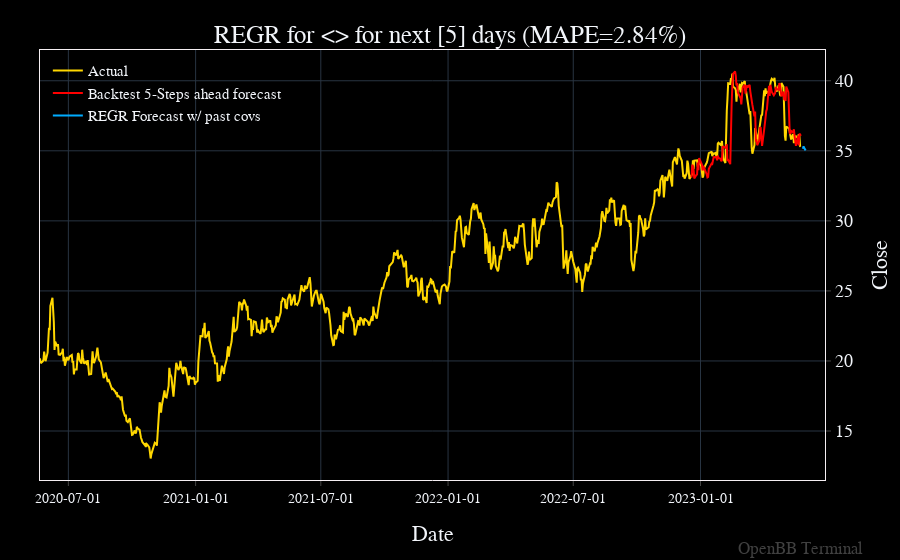
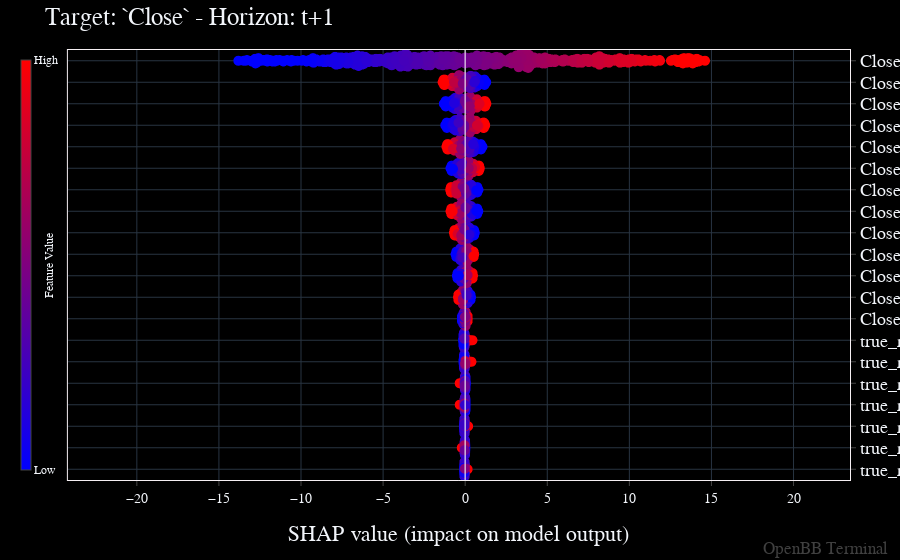

Source (notebook cell) for these figures, in order:
### Markdown cell above
<h1>2nd Tweet 30-05-2023</h1>

Average True Range is a useful volatility indicator that tracks the average of true ranges over a typical 14-day period. 

On the #OpenBB SDK, ATR data can make for a rather useful covariate to your forecast model. Check it out!

### Code cell
data = openbb.stocks.load("BP")
data = openbb.forecast.atr(data, close_column = 'Adj Close', high_column = 'High', low_column = 'Low')

openbb.forecast.regr_chart(data, target_column = "Close", past_covariates = 'true_range')

### Figure 1 — Plotly figure (JSON) as saved in the notebook; plotly's stock layout.template omitted (floating-point values rounded to 4 significant figures; data arrays with more than 128 entries replaced by an {"elided": "..."} marker saying what was removed)
{"data": [{"hovertemplate": "%{y}<extra></extra>", "line": {"color": "gold"}, "mode": "lines", "name": "Actual", "type": "scatter", "x": {"elided": "787 str values"}, "y": {"elided": "787 float values"}}, {"hovertemplate": "%{y}<extra></extra>", "line": {"color": "red"}, "mode": "lines", "name": "Backtest 5-Steps ahead forecast", "type": "scatter", "x": ["2022-12-19T00:00:00", "2022-12-20T00:00:00", "2022-12-21T00:00:00", "2022-12-22T00:00:00", "2022-12-23T00:00:00", "2022-12-26T00:00:00", "2022-12-27T00:00:00", "2022-12-28T00:00:00", "2022-12-29T00:00:00", "2022-12-30T00:00:00", "2023-01-02T00:00:00", "2023-01-03T00:00:00", "2023-01-04T00:00:00", "2023-01-05T00:00:00", "2023-01-06T00:00:00", "2023-01-09T00:00:00", "2023-01-10T00:00:00", "2023-01-11T00:00:00", "2023-01-12T00:00:00", "2023-01-13T00:00:00", "2023-01-16T00:00:00", "2023-01-17T00:00:00", "2023-01-18T00:00:00", "2023-01-19T00:00:00", "2023-01-20T00:00:00", "2023-01-23T00:00:00", "2023-01-24T00:00:00", "2023-01-25T00:00:00", "2023-01-26T00:00:00", "2023-01-27T00:00:00", "2023-01-30T00:00:00", "2023-01-31T00:00:00", "2023-02-01T00:00:00", "2023-02-02T00:00:00", "2023-02-03T00:00:00", "2023-02-06T00:00:00", "2023-02-07T00:00:00", "2023-02-08T00:00:00", "2023-02-09T00:00:00", "2023-02-10T00:00:00", "2023-02-13T00:00:00", "2023-02-14T00:00:00", "2023-02-15T00:00:00", "2023-02-16T00:00:00", "2023-02-17T00:00:00", "2023-02-20T00:00:00", "2023-02-21T00:00:00", "2023-02-22T00:00:00", "2023-02-23T00:00:00", "2023-02-24T00:00:00", "2023-02-27T00:00:00", "2023-02-28T00:00:00", "2023-03-01T00:00:00", "2023-03-02T00:00:00", "2023-03-03T00:00:00", "2023-03-06T00:00:00", "2023-03-07T00:00:00", "2023-03-08T00:00:00", "2023-03-09T00:00:00", "2023-03-10T00:00:00", "2023-03-13T00:00:00", "2023-03-14T00:00:00", "2023-03-15T00:00:00", "2023-03-16T00:00:00", "2023-03-17T00:00:00", "2023-03-20T00:00:00", "2023-03-21T00:00:00", "2023-03-22T00:00:00", "2023-03-23T00:00:00", "2023-03-24T00:00:00", "2023-03-27T00:00:00", "2023-03-28T00:00:00", "2023-03-29T00:00:00", "2023-03-30T00:00:00", "2023-03-31T00:00:00", "2023-04-03T00:00:00", "2023-04-04T00:00:00", "2023-04-05T00:00:00", "2023-04-06T00:00:00", "2023-04-07T00:00:00", "2023-04-10T00:00:00", "2023-04-11T00:00:00", "2023-04-12T00:00:00", "2023-04-13T00:00:00", "2023-04-14T00:00:00", "2023-04-17T00:00:00", "2023-04-18T00:00:00", "2023-04-19T00:00:00", "2023-04-20T00:00:00", "2023-04-21T00:00:00", "2023-04-24T00:00:00", "2023-04-25T00:00:00", "2023-04-26T00:00:00", "2023-04-27T00:00:00", "2023-04-28T00:00:00", "2023-05-01T00:00:00", "2023-05-02T00:00:00", "2023-05-03T00:00:00", "2023-05-04T00:00:00", "2023-05-05T00:00:00", "2023-05-08T00:00:00", "2023-05-09T00:00:00", "2023-05-10T00:00:00", "2023-05-11T00:00:00", "2023-05-12T00:00:00", "2023-05-15T00:00:00", "2023-05-16T00:00:00", "2023-05-17T00:00:00", "2023-05-18T00:00:00", "2023-05-19T00:00:00", "2023-05-22T00:00:00", "2023-05-23T00:00:00", "2023-05-24T00:00:00", "2023-05-25T00:00:00", "2023-05-26T00:00:00"], "xhoverformat": "%Y-%m-%d", "y": [33.1, 34.01, 33.93, 33.66, 33.03, 33.27, 33.32, 34.17, 33.62, 34.48, 34.21, 34.02, 33.59, 33.93, 33.82, 33.5, 33.31, 33.11, 33.14, 33.71, 33.99, 34.08, 34.06, 34.22, 34.54, 34.55, 34.51, 34.32, 34.66, 34.48, 34.43, 34.26, 34.34, 35.29, 35.31, 35.21, 35.26, 35.46, 34.27, 34.34, 34.05, 37.23, 38.33, 39.62, 40.49, 40.66, 40.36, 39.67, 39.83, 39.17, 38.86, 38.75, 38.31, 39.5, 39.5, 39.72, 39.08, 39.38, 39.67, 39.53, 39.7, 39.25, 38.84, 38.59, 38.28, 37.46, 37.81, 35.73, 35.74, 35.4, 35.71, 36.68, 36.64, 35.95, 35.35, 36.49, 37.29, 37.35, 37.82, 37.96, 39.64, 38.91, 39.72, 39.25, 39.21, 38.97, 39.05, 39.14, 39.57, 39.4, 39.36, 39.83, 39.66, 39.25, 38.88, 39.23, 38.7, 38.71, 38.56, 39.59, 39.18, 36.37, 36.27, 36.21, 36.43, 36.32, 36.54, 36.05, 35.54, 35.36, 36.06, 35.38, 36.21, 36.17, 36.06]}, {"hovertemplate": "%{y}<extra></extra>", "line": {"color": "#00ACFF", "width": 2}, "mode": "lines", "name": "REGR Forecast w/ past covs", "type": "scatter", "x": ["2023-05-29T00:00:00.000000000", "2023-05-30T00:00:00.000000000", "2023-05-31T00:00:00.000000000", "2023-06-01T00:00:00.000000000", "2023-06-02T00:00:00.000000000"], "y": [35.15, 35.32, 35.19, 35.12, 35.03]}], "layout": {"annotations": [{"font": {"color": "gray", "size": 17}, "opacity": 0.5, "text": "OpenBB Terminal", "x": 1, "xanchor": "right", "xref": "paper", "xshift": 40, "y": 0, "yanchor": "bottom", "yref": "paper", "yshift": -80}], "autosize": true, "bargap": 0, "bargroupgap": 0, "barmode": "overlay", "hoverdistance": 2, "legend": {"groupclick": "toggleitem", "orientation": "v", "tracegroupgap": 133.3}, "margin": {"b": 80, "l": 40, "r": 50, "t": 50}, "modebar": {"activecolor": "#d1030d", "bgcolor": "#2A2A2A", "color": "#FFFFFF", "orientation": "v"}, "newshape": {"line": {"color": "gold"}}, "spikedistance": 2, "title": {"text": "REGR for <> for next [5] days (MAPE=2.84%)", "x": 0.5, "xanchor": "center", "yanchor": "top"}, "xaxis": {"autorange": false, "range": ["2020-05-21T00:00:00", "2023-06-30T00:00:00"], "tickformatstops": [{"dtickrange": [null, 604800000], "value": "%Y-%m-%d"}, {"dtickrange": [604800000, "M1"], "value": "%Y-%m-%d"}, {"dtickrange": ["M1", null], "value": "%Y-%m-%d"}], "title": {"text": "Date"}, "type": "date"}, "yaxis": {"autorange": true, "range": [11.5, 42.2], "title": {"text": "Close"}, "type": "linear"}}}

### Figure 2 — Plotly figure (JSON) as saved in the notebook; plotly's stock layout.template omitted (floating-point values rounded to 4 significant figures; data arrays with more than 128 entries replaced by an {"elided": "..."} marker saying what was removed)
{"data": [{"hoverinfo": "none", "marker": {"cmax": 1.391, "cmin": 0.3111, "color": "#777777", "size": 10}, "mode": "markers", "showlegend": false, "type": "scattergl", "x": [], "xaxis": "x2", "y": [], "yaxis": "y2"}, {"hoverinfo": "none", "marker": {"cmax": 1.391, "cmin": 0.3111, "color": {"elided": "773 float values"}, "colorbar": {"borderwidth": 0, "thickness": 10, "thicknessmode": "pixels", "tickfont": {"size": 12}, "ticklabelposition": "outside left", "tickmode": "array", "ticktext": ["Low", "High"], "tickvals": [0.3111, 1.391], "title": {"font": {"size": 12}, "side": "right", "text": "Feature Value"}, "x": -0.05, "xpad": 0, "y": 0.5}, "colorscale": [[0, "rgb(0,0,255)"], [1, "rgb(255,0,0)"]], "showscale": true, "size": 10}, "mode": "markers", "name": "true_range_past_cov_lag-14", "showlegend": false, "type": "scattergl", "x": {"elided": "773 float values"}, "xaxis": "x2", "y": {"elided": "773 float values"}, "yaxis": "y2"}, {"hoverinfo": "none", "marker": {"cmax": 1.391, "cmin": 0.3111, "color": "#777777", "size": 10}, "mode": "markers", "showlegend": false, "type": "scattergl", "x": [], "xaxis": "x2", "y": [], "yaxis": "y2"}, {"hoverinfo": "none", "marker": {"cmax": 1.391, "cmin": 0.3111, "color": {"elided": "773 float values"}, "colorbar": {"borderwidth": 0, "thickness": 10, "thicknessmode": "pixels", "tickfont": {"size": 12}, "ticklabelposition": "outside left", "tickmode": "array", "ticktext": ["Low", "High"], "tickvals": [0.3111, 1.391], "title": {"font": {"size": 12}, "side": "right", "text": "Feature Value"}, "x": -0.05, "xpad": 0}, "colorscale": [[0, "rgb(0,0,255)"], [1, "rgb(255,0,0)"]], "showscale": false, "size": 10}, "mode": "markers", "name": "true_range_past_cov_lag-8", "showlegend": false, "type": "scattergl", "x": {"elided": "773 float values"}, "xaxis": "x2", "y": {"elided": "773 float values"}, "yaxis": "y2"}, {"hoverinfo": "none", "marker": {"cmax": 1.391, "cmin": 0.3111, "color": "#777777", "size": 10}, "mode": "markers", "showlegend": false, "type": "scattergl", "x": [], "xaxis": "x2", "y": [], "yaxis": "y2"}, {"hoverinfo": "none", "marker": {"cmax": 1.391, "cmin": 0.3111, "color": {"elided": "773 float values"}, "colorbar": {"borderwidth": 0, "thickness": 10, "thicknessmode": "pixels", "tickfont": {"size": 12}, "ticklabelposition": "outside left", "tickmode": "array", "ticktext": ["Low", "High"], "tickvals": [0.3111, 1.391], "title": {"font": {"size": 12}, "side": "right", "text": "Feature Value"}, "x": -0.05, "xpad": 0}, "colorscale": [[0, "rgb(0,0,255)"], [1, "rgb(255,0,0)"]], "showscale": false, "size": 10}, "mode": "markers", "name": "true_range_past_cov_lag-13", "showlegend": false, "type": "scattergl", "x": {"elided": "773 float values"}, "xaxis": "x2", "y": {"elided": "773 float values"}, "yaxis": "y2"}, {"hoverinfo": "none", "marker": {"cmax": 1.391, "cmin": 0.3111, "color": "#777777", "size": 10}, "mode": "markers", "showlegend": false, "type": "scattergl", "x": [], "xaxis": "x2", "y": [], "yaxis": "y2"}, {"hoverinfo": "none", "marker": {"cmax": 1.391, "cmin": 0.3111, "color": {"elided": "773 float values"}, "colorbar": {"borderwidth": 0, "thickness": 10, "thicknessmode": "pixels", "tickfont": {"size": 12}, "ticklabelposition": "outside left", "tickmode": "array", "ticktext": ["Low", "High"], "tickvals": [0.3111, 1.391], "title": {"font": {"size": 12}, "side": "right", "text": "Feature Value"}, "x": -0.05, "xpad": 0}, "colorscale": [[0, "rgb(0,0,255)"], [1, "rgb(255,0,0)"]], "showscale": false, "size": 10}, "mode": "markers", "name": "true_range_past_cov_lag-12", "showlegend": false, "type": "scattergl", "x": {"elided": "773 float values"}, "xaxis": "x2", "y": {"elided": "773 float values"}, "yaxis": "y2"}, {"hoverinfo": "none", "marker": {"cmax": 1.382, "cmin": 0.3111, "color": "#777777", "size": 10}, "mode": "markers", "showlegend": false, "type": "scattergl", "x": [], "xaxis": "x2", "y": [], "yaxis": "y2"}, {"hoverinfo": "none", "marker": {"cmax": 1.382, "cmin": 0.3111, "color": {"elided": "773 float values"}, "colorbar": {"borderwidth": 0, "thickness": 10, "thicknessmode": "pixels", "tickfont": {"size": 12}, "ticklabelposition": "outside left", "tickmode": "array", "ticktext": ["Low", "High"], "tickvals": [0.3111, 1.382], "title": {"font": {"size": 12}, "side": "right", "text": "Feature Value"}, "x": -0.05, "xpad": 0}, "colorscale": [[0, "rgb(0,0,255)"], [1, "rgb(255,0,0)"]], "showscale": false, "size": 10}, "mode": "markers", "name": "true_range_past_cov_lag-2", "showlegend": false, "type": "scattergl", "x": {"elided": "773 float values"}, "xaxis": "x2", "y": {"elided": "773 float values"}, "yaxis": "y2"}, {"hoverinfo": "none", "marker": {"cmax": 1.391, "cmin": 0.3111, "color": "#777777", "size": 10}, "mode": "markers", "showlegend": false, "type": "scattergl", "x": [], "xaxis": "x2", "y": [], "yaxis": "y2"}, {"hoverinfo": "none", "marker": {"cmax": 1.391, "cmin": 0.3111, "color": {"elided": "773 float values"}, "colorbar": {"borderwidth": 0, "thickness": 10, "thicknessmode": "pixels", "tickfont": {"size": 12}, "ticklabelposition": "outside left", "tickmode": "array", "ticktext": ["Low", "High"], "tickvals": [0.3111, 1.391], "title": {"font": {"size": 12}, "side": "right", "text": "Feature Value"}, "x": -0.05, "xpad": 0}, "colorscale": [[0, "rgb(0,0,255)"], [1, "rgb(255,0,0)"]], "showscale": false, "size": 10}, "mode": "markers", "name": "true_range_past_cov_lag-6", "showlegend": false, "type": "scattergl", "x": {"elided": "773 float values"}, "xaxis": "x2", "y": {"elided": "773 float values"}, "yaxis": "y2"}, {"hoverinfo": "none", "marker": {"cmax": 1.391, "cmin": 0.3111, "color": "#777777", "size": 10}, "mode": "markers", "showlegend": false, "type": "scattergl", "x": [], "xaxis": "x2", "y": [], "yaxis": "y2"}, {"hoverinfo": "none", "marker": {"cmax": 1.391, "cmin": 0.3111, "color": {"elided": "773 float values"}, "colorbar": {"borderwidth": 0, "thickness": 10, "thicknessmode": "pixels", "tickfont": {"size": 12}, "ticklabelposition": "outside left", "tickmode": "array", "ticktext": ["Low", "High"], "tickvals": [0.3111, 1.391], "title": {"font": {"size": 12}, "side": "right", "text": "Feature Value"}, "x": -0.05, "xpad": 0}, "colorscale": [[0, "rgb(0,0,255)"], [1, "rgb(255,0,0)"]], "showscale": false, "size": 10}, "mode": "markers", "name": "true_range_past_cov_lag-3", "showlegend": false, "type": "scattergl", "x": {"elided": "773 float values"}, "xaxis": "x2", "y": {"elided": "773 float values"}, "yaxis": "y2"}, {"hoverinfo": "none", "marker": {"cmax": 38.91, "cmin": 16.82, "color": "#777777", "size": 10}, "mode": "markers", "showlegend": false, "type": "scattergl", "x": [], "xaxis": "x2", "y": [], "yaxis": "y2"}, {"hoverinfo": "none", "marker": {"cmax": 38.91, "cmin": 16.82, "color": {"elided": "773 float values"}, "colorbar": {"borderwidth": 0, "thickness": 10, "thicknessmode": "pixels", "tickfont": {"size": 12}, "ticklabelposition": "outside left", "tickmode": "array", "ticktext": ["Low", "High"], "tickvals": [16.82, 38.91], "title": {"font": {"size": 12}, "side": "right", "text": "Feature Value"}, "x": -0.05, "xpad": 0}, "colorscale": [[0, "rgb(0,0,255)"], [1, "rgb(255,0,0)"]], "showscale": false, "size": 10}, "mode": "markers", "name": "Close_target_lag-7", "showlegend": false, "type": "scattergl", "x": {"elided": "773 float values"}, "xaxis": "x2", "y": {"elided": "773 float values"}, "yaxis": "y2"}, {"hoverinfo": "none", "marker": {"cmax": 38.91, "cmin": 16.82, "color": "#777777", "size": 10}, "mode": "markers", "showlegend": false, "type": "scattergl", "x": [], "xaxis": "x2", "y": [], "yaxis": "y2"}, {"hoverinfo": "none", "marker": {"cmax": 38.91, "cmin": 16.82, "color": {"elided": "773 float values"}, "colorbar": {"borderwidth": 0, "thickness": 10, "thicknessmode": "pixels", "tickfont": {"size": 12}, "ticklabelposition": "outside left", "tickmode": "array", "ticktext": ["Low", "High"], "tickvals": [16.82, 38.91], "title": {"font": {"size": 12}, "side": "right", "text": "Feature Value"}, "x": -0.05, "xpad": 0}, "colorscale": [[0, "rgb(0,0,255)"], [1, "rgb(255,0,0)"]], "showscale": false, "size": 10}, "mode": "markers", "name": "Close_target_lag-14", "showlegend": false, "type": "scattergl", "x": {"elided": "773 float values"}, "xaxis": "x2", "y": {"elided": "773 float values"}, "yaxis": "y2"}, {"hoverinfo": "none", "marker": {"cmax": 38.91, "cmin": 16.82, "color": "#777777", "size": 10}, "mode": "markers", "showlegend": false, "type": "scattergl", "x": [], "xaxis": "x2", "y": [], "yaxis": "y2"}, {"hoverinfo": "none", "marker": {"cmax": 38.91, "cmin": 16.82, "color": {"elided": "773 float values"}, "colorbar": {"borderwidth": 0, "thickness": 10, "thicknessmode": "pixels", "tickfont": {"size": 12}, "ticklabelposition": "outside left", "tickmode": "array", "ticktext": ["Low", "High"], "tickvals": [16.82, 38.91], "title": {"font": {"size": 12}, "side": "right", "text": "Feature Value"}, "x": -0.05, "xpad": 0}, "colorscale": [[0, "rgb(0,0,255)"], [1, "rgb(255,0,0)"]], "showscale": false, "size": 10}, "mode": "markers", "name": "Close_target_lag-13", "showlegend": false, "type": "scattergl", "x": {"elided": "773 float values"}, "xaxis": "x2", "y": {"elided": "773 float values"}, "yaxis": "y2"}, {"hoverinfo": "none", "marker": {"cmax": 38.91, "cmin": 16.82, "color": "#777777", "size": 10}, "mode": "markers", "showlegend": false, "type": "scattergl", "x": [], "xaxis": "x2", "y": [], "yaxis": "y2"}, {"hoverinfo": "none", "marker": {"cmax": 38.91, "cmin": 16.82, "color": {"elided": "773 float values"}, "colorbar": {"borderwidth": 0, "thickness": 10, "thicknessmode": "pixels", "tickfont": {"size": 12}, "ticklabelposition": "outside left", "tickmode": "array", "ticktext": ["Low", "High"], "tickvals": [16.82, 38.91], "title": {"font": {"size": 12}, "side": "right", "text": "Feature Value"}, "x": -0.05, "xpad": 0}, "colorscale": [[0, "rgb(0,0,255)"], [1, "rgb(255,0,0)"]], "showscale": false, "size": 10}, "mode": "markers", "name": "Close_target_lag-11", "showlegend": false, "type": "scattergl", "x": {"elided": "773 float values"}, "xaxis": "x2", "y": {"elided": "773 float values"}, "yaxis": "y2"}, {"hoverinfo": "none", "marker": {"cmax": 38.91, "cmin": 16.82, "color": "#777777", "size": 10}, "mode": "markers", "showlegend": false, "type": "scattergl", "x": [], "xaxis": "x2", "y": [], "yaxis": "y2"}, {"hoverinfo": "none", "marker": {"cmax": 38.91, "cmin": 16.82, "color": {"elided": "773 float values"}, "colorbar": {"borderwidth": 0, "thickness": 10, "thicknessmode": "pixels", "tickfont": {"size": 12}, "ticklabelposition": "outside left", "tickmode": "array", "ticktext": ["Low", "High"], "tickvals": [16.82, 38.91], "title": {"font": {"size": 12}, "side": "right", "text": "Feature Value"}, "x": -0.05, "xpad": 0}, "colorscale": [[0, "rgb(0,0,255)"], [1, "rgb(255,0,0)"]], "showscale": false, "size": 10}, "mode": "markers", "name": "Close_target_lag-2", "showlegend": false, "type": "scattergl", "x": {"elided": "773 float values"}, "xaxis": "x2", "y": {"elided": "773 float values"}, "yaxis": "y2"}, {"hoverinfo": "none", "marker": {"cmax": 38.91, "cmin": 16.82, "color": "#777777", "size": 10}, "mode": "markers", "showlegend": false, "type": "scattergl", "x": [], "xaxis": "x2", "y": [], "yaxis": "y2"}, {"hoverinfo": "none", "marker": {"cmax": 38.91, "cmin": 16.82, "color": {"elided": "773 float values"}, "colorbar": {"borderwidth": 0, "thickness": 10, "thicknessmode": "pixels", "tickfont": {"size": 12}, "ticklabelposition": "outside left", "tickmode": "array", "ticktext": ["Low", "High"], "tickvals": [16.82, 38.91], "title": {"font": {"size": 12}, "side": "right", "text": "Feature Value"}, "x": -0.05, "xpad": 0}, "colorscale": [[0, "rgb(0,0,255)"], [1, "rgb(255,0,0)"]], "showscale": false, "size": 10}, "mode": "markers", "name": "Close_target_lag-8", "showlegend": false, "type": "scattergl", "x": {"elided": "773 float values"}, "xaxis": "x2", "y": {"elided": "773 float values"}, "yaxis": "y2"}, {"hoverinfo": "none", "marker": {"cmax": 38.91, "cmin": 16.82, "color": "#777777", "size": 10}, "mode": "markers", "showlegend": false, "type": "scattergl", "x": [], "xaxis": "x2", "y": [], "yaxis": "y2"}, {"hoverinfo": "none", "marker": {"cmax": 38.91, "cmin": 16.82, "color": {"elided": "773 float values"}, "colorbar": {"borderwidth": 0, "thickness": 10, "thicknessmode": "pixels", "tickfont": {"size": 12}, "ticklabelposition": "outside left", "tickmode": "array", "ticktext": ["Low", "High"], "tickvals": [16.82, 38.91], "title": {"font": {"size": 12}, "side": "right", "text": "Feature Value"}, "x": -0.05, "xpad": 0}, "colorscale": [[0, "rgb(0,0,255)"], [1, "rgb(255,0,0)"]], "showscale": false, "size": 10}, "mode": "markers", "name": "Close_target_lag-3", "showlegend": false, "type": "scattergl", "x": {"elided": "773 float values"}, "xaxis": "x2", "y": {"elided": "773 float values"}, "yaxis": "y2"}, {"hoverinfo": "none", "marker": {"cmax": 38.91, "cmin": 16.82, "color": "#777777", "size": 10}, "mode": "markers", "showlegend": false, "type": "scattergl", "x": [], "xaxis": "x2", "y": [], "yaxis": "y2"}, {"hoverinfo": "none", "marker": {"cmax": 38.91, "cmin": 16.82, "color": {"elided": "773 float values"}, "colorbar": {"borderwidth": 0, "thickness": 10, "thicknessmode": "pixels", "tickfont": {"size": 12}, "ticklabelposition": "outside left", "tickmode": "array", "ticktext": ["Low", "High"], "tickvals": [16.82, 38.91], "title": {"font": {"size": 12}, "side": "right", "text": "Feature Value"}, "x": -0.05, "xpad": 0}, "colorscale": [[0, "rgb(0,0,255)"], [1, "rgb(255,0,0)"]], "showscale": false, "size": 10}, "mode": "markers", "name": "Close_target_lag-4", "showlegend": false, "type": "scattergl", "x": {"elided": "773 float values"}, "xaxis": "x2", "y": {"elided": "773 float values"}, "yaxis": "y2"}, {"hoverinfo": "none", "marker": {"cmax": 38.91, "cmin": 16.82, "color": "#777777", "size": 10}, "mode": "markers", "showlegend": false, "type": "scattergl", "x": [], "xaxis": "x2", "y": [], "yaxis": "y2"}, {"hoverinfo": "none", "marker": {"cmax": 38.91, "cmin": 16.82, "color": {"elided": "773 float values"}, "colorbar": {"borderwidth": 0, "thickness": 10, "thicknessmode": "pixels", "tickfont": {"size": 12}, "ticklabelposition": "outside left", "tickmode": "array", "ticktext": ["Low", "High"], "tickvals": [16.82, 38.91], "title": {"font": {"size": 12}, "side": "right", "text": "Feature Value"}, "x": -0.05, "xpad": 0}, "colorscale": [[0, "rgb(0,0,255)"], [1, "rgb(255,0,0)"]], "showscale": false, "size": 10}, "mode": "markers", "name": "Close_target_lag-6", "showlegend": false, "type": "scattergl", "x": {"elided": "773 float values"}, "xaxis": "x2", "y": {"elided": "773 float values"}, "yaxis": "y2"}, {"hoverinfo": "none", "marker": {"cmax": 38.91, "cmin": 16.82, "color": "#777777", "size": 10}, "mode": "markers", "showlegend": false, "type": "scattergl", "x": [], "xaxis": "x2", "y": [], "yaxis": "y2"}, {"hoverinfo": "none", "marker": {"cmax": 38.91, "cmin": 16.82, "color": {"elided": "773 float values"}, "colorbar": {"borderwidth": 0, "thickness": 10, "thicknessmode": "pixels", "tickfont": {"size": 12}, "ticklabelposition": "outside left", "tickmode": "array", "ticktext": ["Low", "High"], "tickvals": [16.82, 38.91], "title": {"font": {"size": 12}, "side": "right", "text": "Feature Value"}, "x": -0.05, "xpad": 0}, "colorscale": [[0, "rgb(0,0,255)"], [1, "rgb(255,0,0)"]], "showscale": false, "size": 10}, "mode": "markers", "name": "Close_target_lag-5", "showlegend": false, "type": "scattergl", "x": {"elided": "773 float values"}, "xaxis": "x2", "y": {"elided": "773 float values"}, "yaxis": "y2"}, {"hoverinfo": "none", "marker": {"cmax": 38.91, "cmin": 16.82, "color": "#777777", "size": 10}, "mode": "markers", "showlegend": false, "type": "scattergl", "x": [], "xaxis": "x2", "y": [], "yaxis": "y2"}, {"hoverinfo": "none", "marker": {"cmax": 38.91, "cmin": 16.82, "color": {"elided": "773 float values"}, "colorbar": {"borderwidth": 0, "thickness": 10, "thicknessmode": "pixels", "tickfont": {"size": 12}, "ticklabelposition": "outside left", "tickmode": "array", "ticktext": ["Low", "High"], "tickvals": [16.82, 38.91], "title": {"font": {"size": 12}, "side": "right", "text": "Feature Value"}, "x": -0.05, "xpad": 0}, "colorscale": [[0, "rgb(0,0,255)"], [1, "rgb(255,0,0)"]], "showscale": false, "size": 10}, "mode": "markers", "name": "Close_target_lag-9", "showlegend": false, "type": "scattergl", "x": {"elided": "773 float values"}, "xaxis": "x2", "y": {"elided": "773 float values"}, "yaxis": "y2"}, {"hoverinfo": "none", "marker": {"cmax": 38.91, "cmin": 16.82, "color": "#777777", "size": 10}, "mode": "markers", "showlegend": false, "type": "scattergl", "x": [], "xaxis": "x2", "y": [], "yaxis": "y2"}, {"hoverinfo": "none", "marker": {"cmax": 38.91, "cmin": 16.82, "color": {"elided": "773 float values"}, "colorbar": {"borderwidth": 0, "thickness": 10, "thicknessmode": "pixels", "tickfont": {"size": 12}, "ticklabelposition": "outside left", "tickmode": "array", "ticktext": ["Low", "High"], "tickvals": [16.82, 38.91], "title": {"font": {"size": 12}, "side": "right", "text": "Feature Value"}, "x": -0.05, "xpad": 0}, "colorscale": [[0, "rgb(0,0,255)"], [1, "rgb(255,0,0)"]], "showscale": false, "size": 10}, "mode": "markers", "name": "Close_target_lag-10", "showlegend": false, "type": "scattergl", "x": {"elided": "773 float values"}, "xaxis": "x2", "y": {"elided": "773 float values"}, "yaxis": "y2"}, {"hoverinfo": "none", "marker": {"cmax": 38.91, "cmin": 16.82, "color": "#777777", "size": 10}, "mode": "markers", "showlegend": false, "type": "scattergl", "x": [], "xaxis": "x2", "y": [], "yaxis": "y2"}, {"hoverinfo": "none", "marker": {"cmax": 38.91, "cmin": 16.82, "color": {"elided": "773 float values"}, "colorbar": {"borderwidth": 0, "thickness": 10, "thicknessmode": "pixels", "tickfont": {"size": 12}, "ticklabelposition": "outside left", "tickmode": "array", "ticktext": ["Low", "High"], "tickvals": [16.82, 38.91], "title": {"font": {"size": 12}, "side": "right", "text": "Feature Value"}, "x": -0.05, "xpad": 0}, "colorscale": [[0, "rgb(0,0,255)"], [1, "rgb(255,0,0)"]], "showscale": false, "size": 10}, "mode": "markers", "name": "Close_target_lag-1", "showlegend": false, "type": "scattergl", "x": {"elided": "773 float values"}, "xaxis": "x2", "y": {"elided": "773 float values"}, "yaxis": "y2"}], "layout": {"annotations": [{"font": {"color": "gray", "size": 17}, "opacity": 0.5, "text": "OpenBB Terminal", "x": 1, "xanchor": "right", "xref": "paper", "xshift": 40, "y": 0, "yanchor": "bottom", "yref": "paper", "yshift": -80}], "autosize": true, "bargap": 0, "bargroupgap": 0, "barmode": "overlay", "hoverdistance": 2, "legend": {"groupclick": "toggleitem", "orientation": "v", "tracegroupgap": 244.4}, "margin": {"b": 80, "l": 60, "r": 50, "t": 50}, "modebar": {"activecolor": "#d1030d", "bgcolor": "#2A2A2A", "color": "#FFFFFF", "orientation": "v"}, "newshape": {"line": {"color": "gold"}}, "shapes": [{"line": {"color": "white", "width": 1.5}, "opacity": 0.7, "type": "line", "x0": 0, "x1": 0, "xref": "x2", "y0": 0, "y1": 1, "yref": "y2 domain"}], "spikedistance": 2, "title": {"text": "Target: `Close` - Horizon: t+1"}, "xaxis": {"anchor": "y", "domain": [0, 0.01], "title": {"text": "SHAP value (impact on model output)"}}, "xaxis2": {"anchor": "y2", "autorange": false, "domain": [0.01, 1], "range": [-24.2, 23.44], "title": {"text": "SHAP value (impact on model output)"}, "type": "linear"}, "yaxis": {"anchor": "x", "automargin": false, "domain": [0, 1], "position": 0, "range": [1.5, 21.5], "tickmode": "array", "ticktext": ["true_range_past_cov_lag-14", "true_range_past_cov_lag-8", "true_range_past_cov_lag-13", "true_range_past_cov_lag-12", "true_range_past_cov_lag-2", "true_range_past_cov_lag-6", "true_range_past_cov_lag-3", "Close_target_lag-7", "Close_target_lag-14", "Close_target_lag-13", "Close_target_lag-11", "Close_target_lag-2", "Close_target_lag-8", "Close_target_lag-3", "Close_target_lag-4", "Close_target_lag-6", "Close_target_lag-5", "Close_target_lag-9", "Close_target_lag-10", "Close_target_lag-1"], "tickvals": [2, 3, 4, 5, 6, 7, 8, 9, 10, 11, 12, 13, 14, 15, 16, 17, 18, 19, 20, 21]}, "yaxis2": {"anchor": "x2", "automargin": false, "domain": [0, 1], "position": 0, "range": [1.5, 21.5], "tickmode": "array", "ticktext": ["true_range_past_cov_lag-14", "true_range_past_cov_lag-8", "true_range_past_cov_lag-13", "true_range_past_cov_lag-12", "true_range_past_cov_lag-2", "true_range_past_cov_lag-6", "true_range_past_cov_lag-3", "Close_target_lag-7", "Close_target_lag-14", "Close_target_lag-13", "Close_target_lag-11", "Close_target_lag-2", "Close_target_lag-8", "Close_target_lag-3", "Close_target_lag-4", "Close_target_lag-6", "Close_target_lag-5", "Close_target_lag-9", "Close_target_lag-10", "Close_target_lag-1"], "tickvals": [2, 3, 4, 5, 6, 7, 8, 9, 10, 11, 12, 13, 14, 15, 16, 17, 18, 19, 20, 21], "type": "linear"}}}
